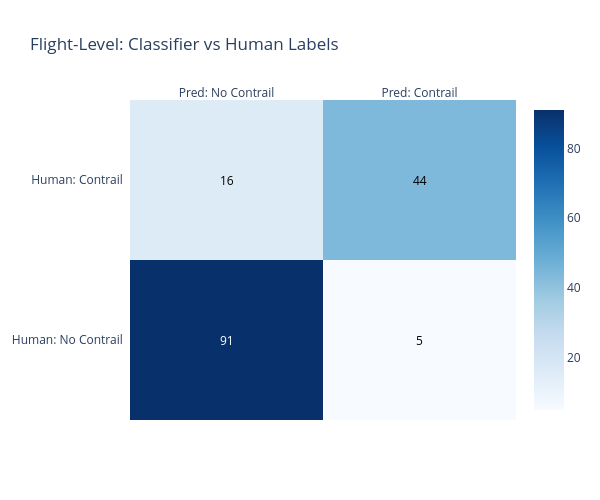

The notebook cell saved with this chart:
### Code cell
# Accuracy against human labels (aggregated per flight)
# Human labels are per-ident: if a plane makes a contrail at any point, it's labeled as contrail
labels_df = pd.read_csv('labels/UWisc Aoss Contrail Labels - contrail_labels_2025-01-09_east.csv')
ident_to_label = dict(zip(labels_df['ident'], labels_df['label']))
human_labels = np.array([ident_to_label.get(ident, None) for ident in idents])

has_label = human_labels != None
X_labeled = X[has_label]
idents_labeled = idents[has_label]
human_labels_filtered = human_labels[has_label]

# Run classifier on all labeled samples
model.eval()
with torch.no_grad():
    preds = model(torch.FloatTensor(X_labeled)).argmax(1).numpy()

contrail_labels = {'Persistent', 'Dissipate < 10', 'Dissipate > 10'}

# Aggregate per flight: if classifier predicts contrail on ANY frame -> flight = contrail
flight_df = pd.DataFrame({
    'ident': idents_labeled,
    'human_label': human_labels_filtered,
    'pred': preds,
})

flight_agg = flight_df.groupby('ident').agg(
    human_label=('human_label', 'first'),
    pred_any_contrail=('pred', 'max'),
    pred_contrail_frac=('pred', 'mean'),
    n_frames=('pred', 'count'),
).reset_index()

flight_agg['human_binary'] = flight_agg['human_label'].isin(contrail_labels).astype(int)

# Overall flight-level accuracy
acc = (flight_agg['pred_any_contrail'] == flight_agg['human_binary']).mean()
print(f"Flight-level accuracy: {acc:.1%} ({len(flight_agg)} flights)\n")

print(classification_report(
    flight_agg['human_binary'], flight_agg['pred_any_contrail'],
    target_names=['No Contrail (Clear/Blocked)', 'Contrail (Persistent/Dissipate)']
))

# Confusion matrix
cm = confusion_matrix(flight_agg['human_binary'], flight_agg['pred_any_contrail'])
fig = ff.create_annotated_heatmap(
    cm,
    x=['Pred: No Contrail', 'Pred: Contrail'],
    y=['Human: No Contrail', 'Human: Contrail'],
    colorscale='Blues', showscale=True
)
fig.update_layout(title='Flight-Level: Classifier vs Human Labels', width=600, height=500)
fig.show()

# Per human label breakdown
print("\nPer human label (flight-level):")
for label in ['Persistent', 'Dissipate > 10', 'Dissipate < 10', 'Clear', 'Blocked']:
    mask = flight_agg['human_label'] == label
    expected = 1 if label in contrail_labels else 0
    if mask.sum() > 0:
        acc_label = (flight_agg.loc[mask, 'pred_any_contrail'] == expected).mean()
        avg_frac = flight_agg.loc[mask, 'pred_contrail_frac'].mean()
        print(f"  {label:>16s}: {acc_label:.1%} correct ({mask.sum()} flights, avg {avg_frac:.0%} frames predicted contrail)")

### Figure 1 — Plotly figure (JSON) as saved in the notebook; plotly's stock layout.template omitted (floating-point values rounded to 4 significant figures)
{"data": [{"colorscale": [[0, "rgb(247,251,255)"], [0.125, "rgb(222,235,247)"], [0.25, "rgb(198,219,239)"], [0.375, "rgb(158,202,225)"], [0.5, "rgb(107,174,214)"], [0.625, "rgb(66,146,198)"], [0.75, "rgb(33,113,181)"], [0.875, "rgb(8,81,156)"], [1, "rgb(8,48,107)"]], "reversescale": false, "showscale": true, "type": "heatmap", "x": ["Pred: No Contrail", "Pred: Contrail"], "y": ["Human: No Contrail", "Human: Contrail"], "z": [[91, 5], [16, 44]]}], "layout": {"annotations": [{"font": {"color": "#FFFFFF"}, "showarrow": false, "text": "91", "x": "Pred: No Contrail", "xref": "x", "y": "Human: No Contrail", "yref": "y"}, {"font": {"color": "#000000"}, "showarrow": false, "text": "5", "x": "Pred: Contrail", "xref": "x", "y": "Human: No Contrail", "yref": "y"}, {"font": {"color": "#000000"}, "showarrow": false, "text": "16", "x": "Pred: No Contrail", "xref": "x", "y": "Human: Contrail", "yref": "y"}, {"font": {"color": "#000000"}, "showarrow": false, "text": "44", "x": "Pred: Contrail", "xref": "x", "y": "Human: Contrail", "yref": "y"}], "height": 500, "title": {"text": "Flight-Level: Classifier vs Human Labels"}, "width": 600, "xaxis": {"dtick": 1, "gridcolor": "rgb(0, 0, 0)", "side": "top", "ticks": ""}, "yaxis": {"dtick": 1, "ticks": "", "ticksuffix": "  "}}}
